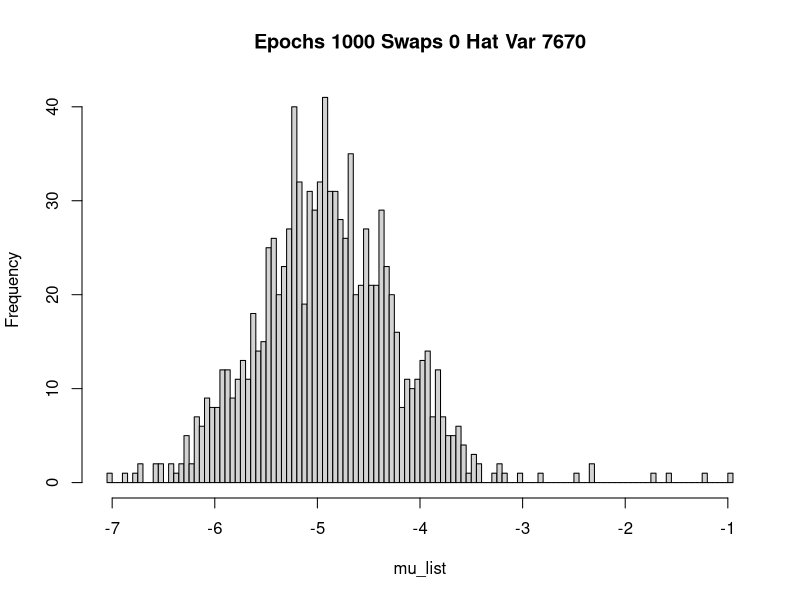
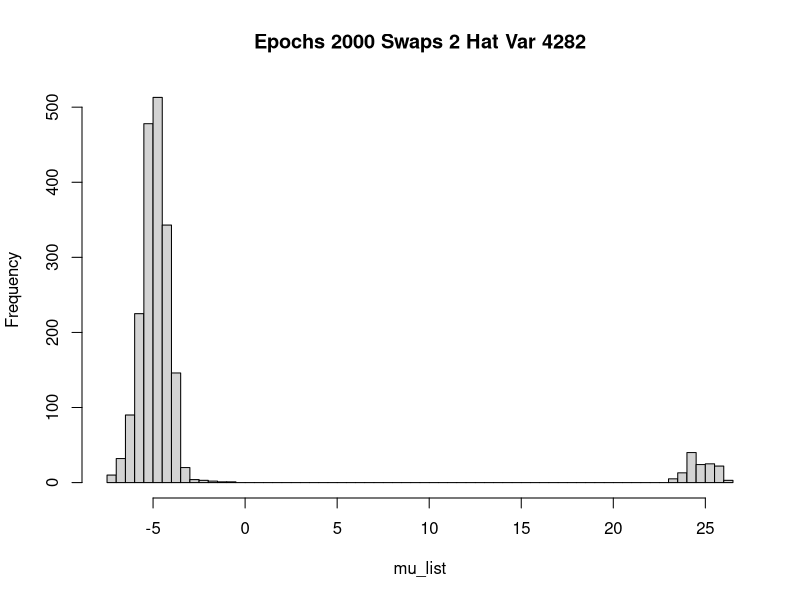
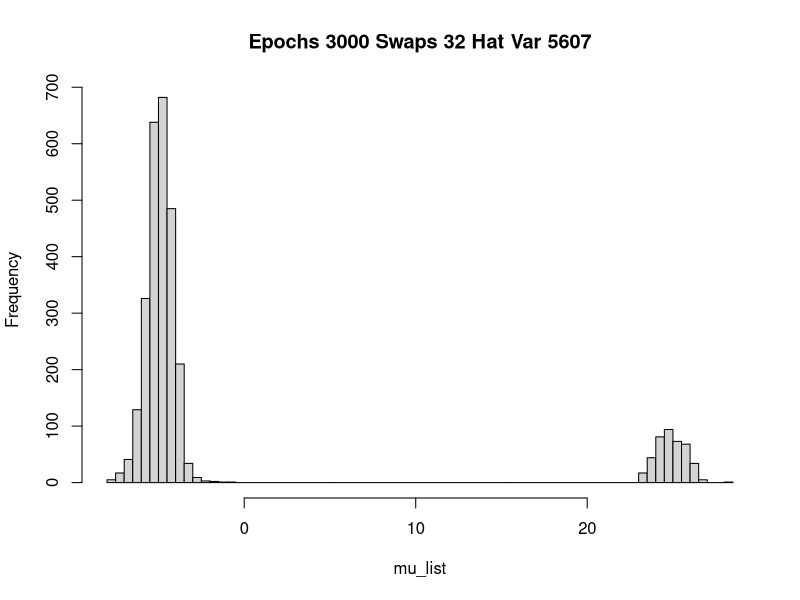
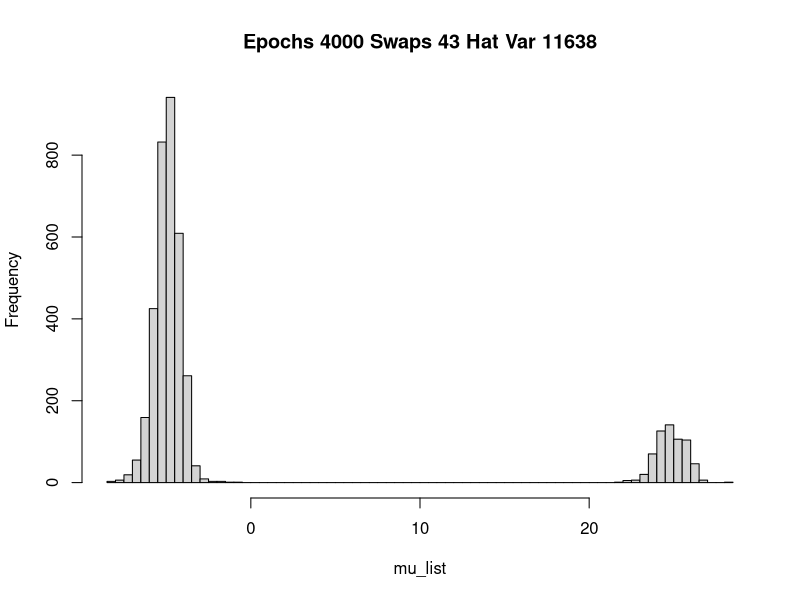
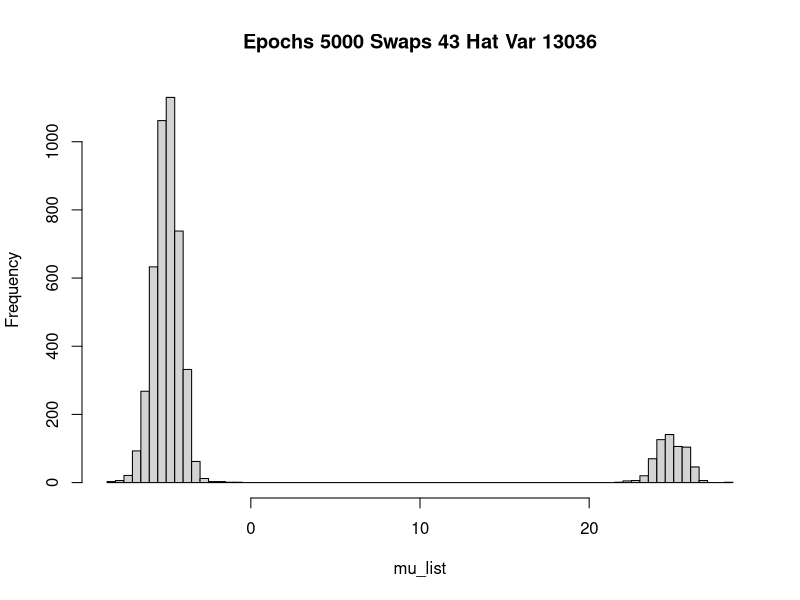
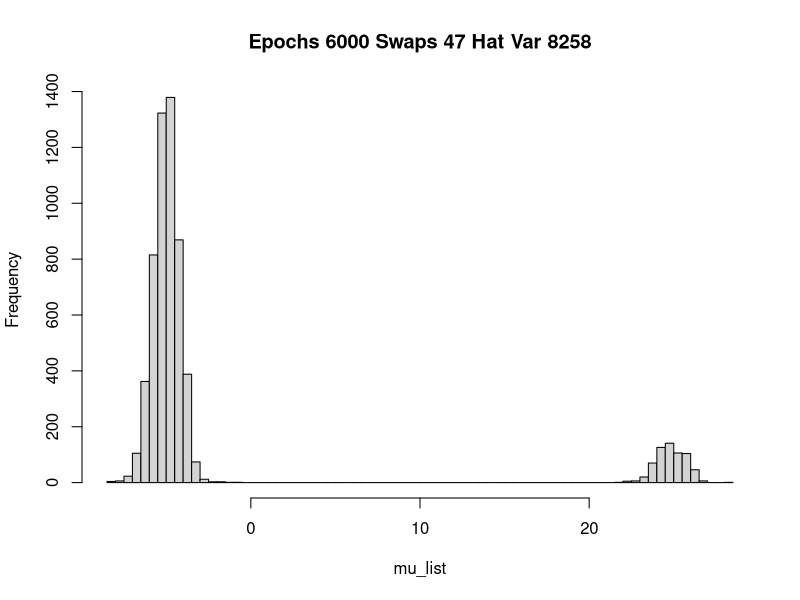
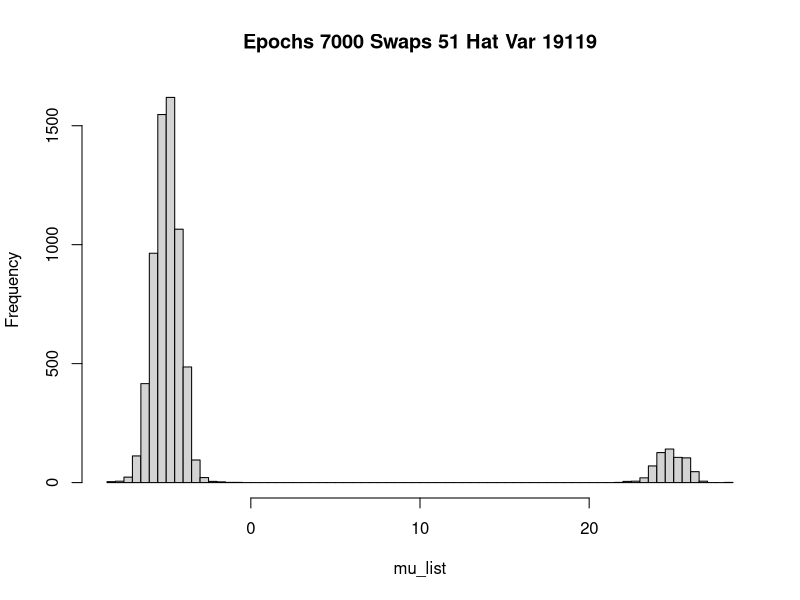
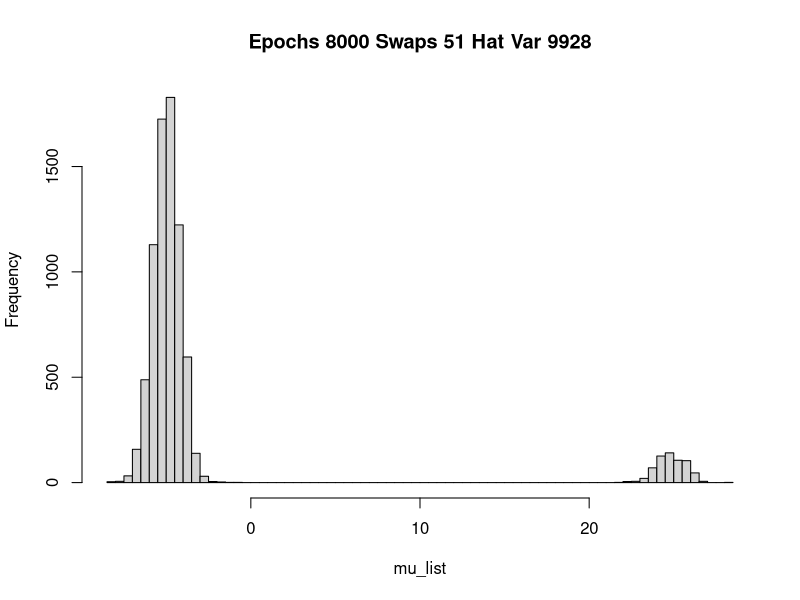

Reproduce these figures in R, in order.
# This is a similar code for writing the simulation part of this paper.

set.seed(66)

# Gaussian mixture simulation following Dubey: Variance reduced SGLD
n = 1000
true_mu = -5
gamma = 20
sd = 5
prob_mixture = rbinom(n, 1, 0.5)
data = prob_mixture * rnorm(n, true_mu, sd) + (1 - prob_mixture) * rnorm(n, (-true_mu+gamma), sd)

# build likelihood function

neg_log_likelihood = function(par) sum(-log(0.5 * dnorm(data, par, sd) + 0.5 * dnorm(data, (-par+gamma), sd)))

########################### Variance reduced reSGLD (VR-reSGLD) ############################
# Run SGLD
VR_type = -1

# Run reSGLD
VR_type = 0

# Run VR-reSGLD
VR_type = 1      
################################################################################
batch_size = 100
mu_high = 0
mu_low = 0
mu_list = c()
T_high = 1000
T_low = 25
# estimate the initial variance
init_losses = c()
for (idx_est_var in 1:20) {
	batch_data = data[sample(n, size=batch_size, replace=FALSE)]
	noisy_f = function(par) n / batch_size * sum(-log(0.5 * dnorm(batch_data, par, sd) + 0.5 * dnorm(batch_data, (-par+gamma), sd)))
    init_losses = c(init_losses, noisy_f(mu_low))
}
hat_var = var(init_losses)
smooth_factor = 0.2
swaps = 0
F = 1
if (VR_type == 1) {
	vr_mu_low = mu_low
	vr_mu_high = mu_high
	exact_f_low = sum(-log(0.5 * dnorm(data, vr_mu_low, sd) + 0.5 * dnorm(data, (-vr_mu_low+gamma), sd)))
	exact_f_high = sum(-log(0.5 * dnorm(data, vr_mu_high, sd) + 0.5 * dnorm(data, (-vr_mu_high+gamma), sd)))
}

avg_var = c()
for (iter in 1: 1e5) {
	lr = 0.002
	if (iter %% 200 == 0) {
		# conduct VR-reSGLD
		if (VR_type == 1) {
	        losses_low = c()
	        losses_high = c()
	        for (idx_est_var in 1:20) {
	        	batch_data = data[sample(n, size=batch_size, replace=FALSE)]
	        	noisy_f = function(par) n / batch_size * sum(-log(0.5 * dnorm(batch_data, par, sd) + 0.5 * dnorm(batch_data, (-par+gamma), sd)))
      			losses_low = c(losses_low, (noisy_f(mu_low) - noisy_f(vr_mu_low) + exact_f_low))
      			losses_high = c(losses_high, (noisy_f(mu_high) - noisy_f(vr_mu_high) + exact_f_high))
	        }
	        var_low = var(losses_low)
	        var_high = var(losses_high)
	        hat_var = (1 - smooth_factor) * hat_var + smooth_factor * (var_high + var_low) / 2
			vr_mu_low = mu_low
			vr_mu_high = mu_high
			exact_f_low = sum(-log(0.5 * dnorm(data, vr_mu_low, sd) + 0.5 * dnorm(data, (-vr_mu_low+gamma), sd)))
			exact_f_high = sum(-log(0.5 * dnorm(data, vr_mu_high, sd) + 0.5 * dnorm(data, (-vr_mu_high+gamma), sd)))
		}
		if (VR_type <= 0) {
			# adaptive variance estimate
	        losses_low = c()
	        losses_high = c()
	        for (idx_est_var in 1:20) {
	        	batch_data = data[sample(n, size=batch_size, replace=FALSE)]
	        	noisy_f = function(par) n / batch_size * sum(-log(0.5 * dnorm(batch_data, par, sd) + 0.5 * dnorm(batch_data, (-par+gamma), sd)))
        		losses_low = c(losses_low, noisy_f(mu_low))
            	losses_high = c(losses_high, noisy_f(mu_high))
	        }
	        var_low = var(losses_low)
	        var_high = var(losses_high)
	        hat_var = (1 - smooth_factor) * hat_var + smooth_factor * (var_high + var_low) / 2
		}
		avg_var = c(avg_var, ((var_high + var_low) / 2))
    }
    idxs = sample(n, size=batch_size, replace=FALSE)
    batch_data = data[idxs]
	noisy_f = function(par) n / batch_size * sum(-log(0.5 * dnorm(batch_data, par, sd) + 0.5 * dnorm(batch_data, (-par+gamma), sd)))
	stochastic_gradient_low = numDeriv::grad(noisy_f, mu_low)
	stochastic_gradient_high = numDeriv::grad(noisy_f, mu_high)
	mu_high = mu_high - lr * stochastic_gradient_high + sqrt(2 * lr * T_high)  * rnorm(1, 0, 1)
	mu_low  = mu_low  - lr * stochastic_gradient_low + sqrt(2 * lr * T_low)  * rnorm(1, 0, 1)

	# conduct VR-reSGLD
	if (VR_type == 1) {
		vr_f_low = noisy_f(mu_low) - noisy_f(vr_mu_low) + exact_f_low
		vr_f_high = noisy_f(mu_high) - noisy_f(vr_mu_high) + exact_f_high
		accept_prob = min(1, exp((1 / T_high - 1 / T_low) * (vr_f_high - vr_f_low - (1 / T_high - 1 / T_low) * hat_var / F)))
	} 
	if (VR_type == 0) accept_prob = min(1, exp((1 / T_high - 1 / T_low) * (noisy_f(mu_high) - noisy_f(mu_low) - (1 / T_high - 1 / T_low) * hat_var / F)))
	if (VR_type == -1) accept_prob = -1

	if (runif(1) < accept_prob) {
        tmp = mu_low
        mu_low = mu_high
        mu_high = tmp
        swaps = swaps + 1
    }
    if (VR_type == 2) {
	    g_alpha_low = g_alpha_low + (noisy_f(mu_low) - noisy_f(alpha_low[idxs])) * batch_size / n
	    g_alpha_high = g_alpha_high + (noisy_f(mu_high) - noisy_f(alpha_high[idxs])) * batch_size / n
	    alpha_low[idxs] = mu_low
	    alpha_high[idxs] = mu_high
    }

    if (iter %% 1e3 == 1) mu_temp = c()
    mu_temp = c(mu_temp, mu_low)
	if (iter %% 1e3 == 0) {
		mu_list = c(mu_list, mu_temp)
		options(digits=3)
		hist(mu_list, 100, main=paste0("Epochs ", iter, " Swaps ", swaps, " Hat Var ", as.integer(hat_var)))
	}
}
quantile(avg_var, probs = seq(0, 1, 0.1))
